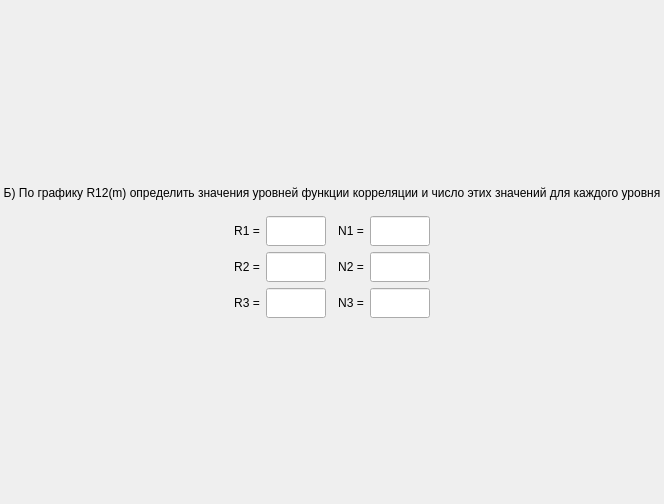
<?xml version="1.0" encoding="UTF-8"?>
<ui version="4.0">
 <class>ScreenTask9B</class>
 <widget class="QFrame" name="ScreenTask9B">
  <property name="geometry">
   <rect>
    <x>0</x>
    <y>0</y>
    <width>664</width>
    <height>504</height>
   </rect>
  </property>
  <property name="windowTitle">
   <string>Frame</string>
  </property>
  <layout class="QGridLayout" name="gridLayout">
   <property name="leftMargin">
    <number>0</number>
   </property>
   <property name="topMargin">
    <number>0</number>
   </property>
   <property name="rightMargin">
    <number>0</number>
   </property>
   <property name="bottomMargin">
    <number>0</number>
   </property>
   <item row="0" column="0">
    <layout class="QVBoxLayout" name="verticalLayout">
     <item>
      <spacer name="verticalSpacer">
       <property name="orientation">
        <enum>Qt::Vertical</enum>
       </property>
       <property name="sizeHint" stdset="0">
        <size>
         <width>0</width>
         <height>0</height>
        </size>
       </property>
      </spacer>
     </item>
     <item>
      <widget class="QLabel" name="title">
       <property name="styleSheet">
        <string notr="true">font: 75 16pt &quot;MS Shell Dlg 2&quot;;</string>
       </property>
       <property name="text">
        <string>Б) По графику R12(m) определить значения уровней функции корреляции и число этих значений для каждого уровня</string>
       </property>
       <property name="alignment">
        <set>Qt::AlignCenter</set>
       </property>
       <property name="wordWrap">
        <bool>true</bool>
       </property>
      </widget>
     </item>
     <item>
      <spacer name="verticalSpacer_5">
       <property name="orientation">
        <enum>Qt::Vertical</enum>
       </property>
       <property name="sizeType">
        <enum>QSizePolicy::Minimum</enum>
       </property>
       <property name="sizeHint" stdset="0">
        <size>
         <width>0</width>
         <height>5</height>
        </size>
       </property>
      </spacer>
     </item>
     <item>
      <layout class="QHBoxLayout" name="horizontalLayout_6">
       <item>
        <spacer name="horizontalSpacer_12">
         <property name="orientation">
          <enum>Qt::Horizontal</enum>
         </property>
         <property name="sizeHint" stdset="0">
          <size>
           <width>0</width>
           <height>0</height>
          </size>
         </property>
        </spacer>
       </item>
       <item>
        <layout class="QHBoxLayout" name="charts"/>
       </item>
       <item>
        <spacer name="horizontalSpacer_11">
         <property name="orientation">
          <enum>Qt::Horizontal</enum>
         </property>
         <property name="sizeHint" stdset="0">
          <size>
           <width>0</width>
           <height>0</height>
          </size>
         </property>
        </spacer>
       </item>
      </layout>
     </item>
     <item>
      <spacer name="verticalSpacer_4">
       <property name="orientation">
        <enum>Qt::Vertical</enum>
       </property>
       <property name="sizeType">
        <enum>QSizePolicy::Minimum</enum>
       </property>
       <property name="sizeHint" stdset="0">
        <size>
         <width>0</width>
         <height>5</height>
        </size>
       </property>
      </spacer>
     </item>
     <item>
      <layout class="QGridLayout" name="gridLayout_2">
       <item row="0" column="5">
        <widget class="QLineEdit" name="inputN1">
         <property name="sizePolicy">
          <sizepolicy hsizetype="Fixed" vsizetype="Fixed">
           <horstretch>0</horstretch>
           <verstretch>0</verstretch>
          </sizepolicy>
         </property>
         <property name="minimumSize">
          <size>
           <width>60</width>
           <height>30</height>
          </size>
         </property>
         <property name="maximumSize">
          <size>
           <width>30</width>
           <height>30</height>
          </size>
         </property>
         <property name="styleSheet">
          <string notr="true">font: 12pt &quot;MS Shell Dlg 2&quot;;</string>
         </property>
         <property name="alignment">
          <set>Qt::AlignCenter</set>
         </property>
        </widget>
       </item>
       <item row="0" column="4">
        <widget class="QLabel" name="label_3">
         <property name="styleSheet">
          <string notr="true">font: 75 14pt &quot;MS Shell Dlg 2&quot;;</string>
         </property>
         <property name="text">
          <string>N1 =</string>
         </property>
         <property name="alignment">
          <set>Qt::AlignCenter</set>
         </property>
         <property name="wordWrap">
          <bool>true</bool>
         </property>
        </widget>
       </item>
       <item row="0" column="0">
        <spacer name="horizontalSpacer_15">
         <property name="orientation">
          <enum>Qt::Horizontal</enum>
         </property>
         <property name="sizeHint" stdset="0">
          <size>
           <width>0</width>
           <height>0</height>
          </size>
         </property>
        </spacer>
       </item>
       <item row="1" column="4">
        <widget class="QLabel" name="label_2">
         <property name="styleSheet">
          <string notr="true">font: 75 14pt &quot;MS Shell Dlg 2&quot;;</string>
         </property>
         <property name="text">
          <string>N2 =</string>
         </property>
         <property name="alignment">
          <set>Qt::AlignCenter</set>
         </property>
         <property name="wordWrap">
          <bool>true</bool>
         </property>
        </widget>
       </item>
       <item row="0" column="6">
        <spacer name="horizontalSpacer_5">
         <property name="orientation">
          <enum>Qt::Horizontal</enum>
         </property>
         <property name="sizeHint" stdset="0">
          <size>
           <width>0</width>
           <height>0</height>
          </size>
         </property>
        </spacer>
       </item>
       <item row="2" column="2">
        <widget class="QLineEdit" name="inputR3">
         <property name="sizePolicy">
          <sizepolicy hsizetype="Fixed" vsizetype="Fixed">
           <horstretch>0</horstretch>
           <verstretch>0</verstretch>
          </sizepolicy>
         </property>
         <property name="minimumSize">
          <size>
           <width>60</width>
           <height>30</height>
          </size>
         </property>
         <property name="maximumSize">
          <size>
           <width>30</width>
           <height>30</height>
          </size>
         </property>
         <property name="styleSheet">
          <string notr="true">font: 12pt &quot;MS Shell Dlg 2&quot;;</string>
         </property>
         <property name="alignment">
          <set>Qt::AlignCenter</set>
         </property>
        </widget>
       </item>
       <item row="2" column="3">
        <spacer name="horizontalSpacer_10">
         <property name="orientation">
          <enum>Qt::Horizontal</enum>
         </property>
         <property name="sizeType">
          <enum>QSizePolicy::Minimum</enum>
         </property>
         <property name="sizeHint" stdset="0">
          <size>
           <width>6</width>
           <height>0</height>
          </size>
         </property>
        </spacer>
       </item>
       <item row="2" column="6">
        <spacer name="horizontalSpacer_9">
         <property name="orientation">
          <enum>Qt::Horizontal</enum>
         </property>
         <property name="sizeHint" stdset="0">
          <size>
           <width>0</width>
           <height>0</height>
          </size>
         </property>
        </spacer>
       </item>
       <item row="2" column="1">
        <widget class="QLabel" name="label_6">
         <property name="styleSheet">
          <string notr="true">font: 75 14pt &quot;MS Shell Dlg 2&quot;;</string>
         </property>
         <property name="text">
          <string>R3 =</string>
         </property>
         <property name="alignment">
          <set>Qt::AlignCenter</set>
         </property>
         <property name="wordWrap">
          <bool>true</bool>
         </property>
        </widget>
       </item>
       <item row="2" column="4">
        <widget class="QLabel" name="label">
         <property name="styleSheet">
          <string notr="true">font: 75 14pt &quot;MS Shell Dlg 2&quot;;</string>
         </property>
         <property name="text">
          <string>N3 =</string>
         </property>
         <property name="alignment">
          <set>Qt::AlignCenter</set>
         </property>
         <property name="wordWrap">
          <bool>true</bool>
         </property>
        </widget>
       </item>
       <item row="2" column="5">
        <widget class="QLineEdit" name="inputN3">
         <property name="sizePolicy">
          <sizepolicy hsizetype="Fixed" vsizetype="Fixed">
           <horstretch>0</horstretch>
           <verstretch>0</verstretch>
          </sizepolicy>
         </property>
         <property name="minimumSize">
          <size>
           <width>60</width>
           <height>30</height>
          </size>
         </property>
         <property name="maximumSize">
          <size>
           <width>30</width>
           <height>30</height>
          </size>
         </property>
         <property name="styleSheet">
          <string notr="true">font: 12pt &quot;MS Shell Dlg 2&quot;;</string>
         </property>
         <property name="alignment">
          <set>Qt::AlignCenter</set>
         </property>
        </widget>
       </item>
       <item row="1" column="5">
        <widget class="QLineEdit" name="inputN2">
         <property name="sizePolicy">
          <sizepolicy hsizetype="Fixed" vsizetype="Fixed">
           <horstretch>0</horstretch>
           <verstretch>0</verstretch>
          </sizepolicy>
         </property>
         <property name="minimumSize">
          <size>
           <width>60</width>
           <height>30</height>
          </size>
         </property>
         <property name="maximumSize">
          <size>
           <width>30</width>
           <height>30</height>
          </size>
         </property>
         <property name="styleSheet">
          <string notr="true">font: 12pt &quot;MS Shell Dlg 2&quot;;</string>
         </property>
         <property name="alignment">
          <set>Qt::AlignCenter</set>
         </property>
        </widget>
       </item>
       <item row="0" column="3">
        <spacer name="horizontalSpacer_8">
         <property name="orientation">
          <enum>Qt::Horizontal</enum>
         </property>
         <property name="sizeType">
          <enum>QSizePolicy::Minimum</enum>
         </property>
         <property name="sizeHint" stdset="0">
          <size>
           <width>6</width>
           <height>0</height>
          </size>
         </property>
        </spacer>
       </item>
       <item row="1" column="3">
        <spacer name="horizontalSpacer_7">
         <property name="orientation">
          <enum>Qt::Horizontal</enum>
         </property>
         <property name="sizeType">
          <enum>QSizePolicy::Minimum</enum>
         </property>
         <property name="sizeHint" stdset="0">
          <size>
           <width>6</width>
           <height>0</height>
          </size>
         </property>
        </spacer>
       </item>
       <item row="1" column="1">
        <widget class="QLabel" name="label_5">
         <property name="styleSheet">
          <string notr="true">font: 75 14pt &quot;MS Shell Dlg 2&quot;;</string>
         </property>
         <property name="text">
          <string>R2 =</string>
         </property>
         <property name="alignment">
          <set>Qt::AlignCenter</set>
         </property>
         <property name="wordWrap">
          <bool>true</bool>
         </property>
        </widget>
       </item>
       <item row="0" column="2">
        <widget class="QLineEdit" name="inputR1">
         <property name="sizePolicy">
          <sizepolicy hsizetype="Fixed" vsizetype="Fixed">
           <horstretch>0</horstretch>
           <verstretch>0</verstretch>
          </sizepolicy>
         </property>
         <property name="minimumSize">
          <size>
           <width>60</width>
           <height>30</height>
          </size>
         </property>
         <property name="maximumSize">
          <size>
           <width>30</width>
           <height>30</height>
          </size>
         </property>
         <property name="styleSheet">
          <string notr="true">font: 12pt &quot;MS Shell Dlg 2&quot;;</string>
         </property>
         <property name="alignment">
          <set>Qt::AlignCenter</set>
         </property>
        </widget>
       </item>
       <item row="0" column="1">
        <widget class="QLabel" name="label_4">
         <property name="styleSheet">
          <string notr="true">font: 75 14pt &quot;MS Shell Dlg 2&quot;;</string>
         </property>
         <property name="text">
          <string>R1 =</string>
         </property>
         <property name="alignment">
          <set>Qt::AlignCenter</set>
         </property>
         <property name="wordWrap">
          <bool>true</bool>
         </property>
        </widget>
       </item>
       <item row="1" column="0">
        <spacer name="horizontalSpacer_16">
         <property name="orientation">
          <enum>Qt::Horizontal</enum>
         </property>
         <property name="sizeHint" stdset="0">
          <size>
           <width>0</width>
           <height>0</height>
          </size>
         </property>
        </spacer>
       </item>
       <item row="1" column="6">
        <spacer name="horizontalSpacer_6">
         <property name="orientation">
          <enum>Qt::Horizontal</enum>
         </property>
         <property name="sizeHint" stdset="0">
          <size>
           <width>0</width>
           <height>0</height>
          </size>
         </property>
        </spacer>
       </item>
       <item row="1" column="2">
        <widget class="QLineEdit" name="inputR2">
         <property name="sizePolicy">
          <sizepolicy hsizetype="Fixed" vsizetype="Fixed">
           <horstretch>0</horstretch>
           <verstretch>0</verstretch>
          </sizepolicy>
         </property>
         <property name="minimumSize">
          <size>
           <width>60</width>
           <height>30</height>
          </size>
         </property>
         <property name="maximumSize">
          <size>
           <width>30</width>
           <height>30</height>
          </size>
         </property>
         <property name="styleSheet">
          <string notr="true">font: 12pt &quot;MS Shell Dlg 2&quot;;</string>
         </property>
         <property name="alignment">
          <set>Qt::AlignCenter</set>
         </property>
        </widget>
       </item>
       <item row="2" column="0">
        <spacer name="horizontalSpacer_17">
         <property name="orientation">
          <enum>Qt::Horizontal</enum>
         </property>
         <property name="sizeHint" stdset="0">
          <size>
           <width>0</width>
           <height>0</height>
          </size>
         </property>
        </spacer>
       </item>
      </layout>
     </item>
     <item>
      <spacer name="verticalSpacer_2">
       <property name="orientation">
        <enum>Qt::Vertical</enum>
       </property>
       <property name="sizeHint" stdset="0">
        <size>
         <width>0</width>
         <height>0</height>
        </size>
       </property>
      </spacer>
     </item>
    </layout>
   </item>
  </layout>
 </widget>
 <resources/>
 <connections/>
</ui>
